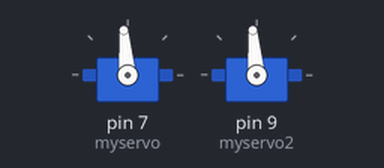
Bench run of a sketch on a simulated Arduino Uno, built with avr-gcc and run on an emulated ATmega328P. Parts: 2 × servo.

Above: at 0.05 s.
Timing chart, 0 to 7.8 s (numbered marks = the images above):
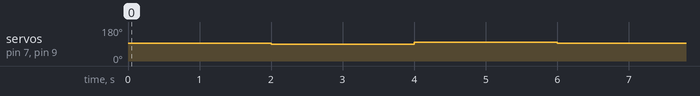

Measured:
- by itself, servo on pin 7 (myservo), servo on pin 9 (myservo2): repeats every 6.0 s: 100° 2.0 s, 95° 2.0 s, 90° 2.0 s

The sketch:

2servo_test.ino
```cpp
#include <Servo.h>
Servo myservo;
Servo myservo2;

void setup() {
  // put your setup code here, to run once:

  Serial.begin(9600);
  Serial.setTimeout(20);

  myservo.attach(7);
  myservo2.attach(9);

}

void loop() {
  myservo.write(95);
  myservo2.write(95);
  delay(2000);
  myservo.write(90);
  myservo2.write(90);
  delay(2000);
  myservo.write(100);
  myservo2.write(100);
  delay(2000);

//  myservo.write(90);
//  myservo2.write(95);
//  delay(2000);


}
```
